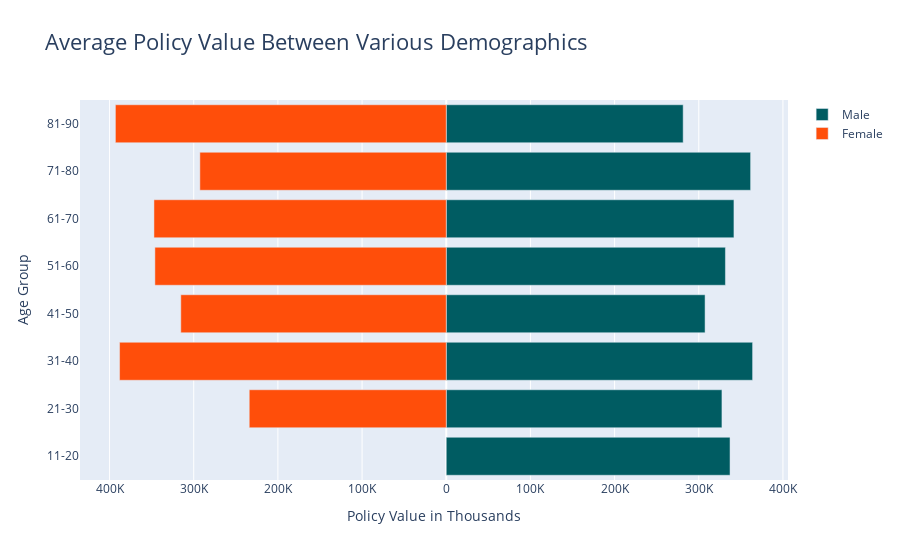

Notebook source saved alongside this figure:
### Markdown cell above
## Q5: The Managing Director of Pru Wealth needs to see how policy value differs between other variables in the database (e.g. customer demographics) . They don't have time to read a report, so have asked for a cool visualisation that tells a story.

Visualise something cool, tell us a story! You can use packages like Matplotlib, Seaborn or Plotly.Tell us why you chose to visualise the data in this way and how it can be used from a business perspective.

### Code cell
# Insert your answer below: 

import numpy as np
import pandas as pd
import sqlite3
import plotly.graph_objects as gp

Customer_Table = pd.read_sql('SELECT * FROM Customer_Table', conn)
Policy_Table = pd.read_sql('SELECT * FROM Policy_Table', conn)
Fund_Table = pd.read_sql('SELECT * FROM Fund_Table', conn)

# Establish DB connection
conn = sqlite3.connect('Prudential_Data.db')

df_policy = pd.DataFrame(Policy_Table)
df_cust = pd.DataFrame(Customer_Table)

# Outer Join to Merge Tables
df = pd.merge(df_policy,df_cust,on='Customer ID',how='outer')

#print(df.describe())

conditions = [
            (df['Age'] < 11), (df['Age'] < 21), (df['Age'] < 31), (df['Age'] < 41),
            (df['Age'] < 51), (df['Age'] < 61), (df['Age'] < 71), (df['Age'] < 81),
            (df['Age'] < 91), (df['Age'] < 101), (df['Age'] > 100)
            ]

categories = ['0-10', '11-20', '21-30','31-40', 
              '41-50', '51-60', '61-70', '71-80',
              '81-90', '91-100', '>100']

df['Age_Cat'] = np.select(condlist=conditions, choicelist=categories)

df = df.groupby(['Age_Cat','Gender']).mean().squeeze().unstack().reset_index()
df = df[['Age_Cat', 'Policy Value']]

df = df.round(decimals=0)

df.columns = ['Age_Category', 'Avg_Policy_Value_Female', 'Avg_Policy_Value_Male']

print (df)
print (df.describe().round(decimals=0))

data = df

y_age = data['Age_Category']
x_M = data['Avg_Policy_Value_Male']
x_F = data['Avg_Policy_Value_Female'] * -1

# Creating instance of the figure
fig = gp.Figure()

# Adding Male data to the figure
fig.add_trace(gp.Bar(y = y_age, x = x_M, name = 'Male', orientation = 'h', marker_color = "rgb(0, 92, 98)"))

# Adding Female data to the figure
fig.add_trace(gp.Bar(y = y_age, x = x_F, name = 'Female', orientation = 'h', marker_color = "rgb(258, 78, 10)"))

# Updating the layout for our graph
fig.update_layout(
    title = 'Average Policy Value Between Various Demographics',
    title_font_size = 22, 
    barmode = 'relative', 
    bargap = 0.2,
    bargroupgap = 0, 
    xaxis = dict(tickvals = [-400000, -300000, -200000, -100000, 0, 100000, 200000, 300000, 400000],
    ticktext = ['400K', '300K', '200K', '100K', '0','100K', '200K', '300K', '400K'],
    title = 'Policy Value in Thousands',
    title_font_size = 14),
    yaxis={'title': 'Age Group'})

fig.show()

## COMMENTS ##

# This gives us both of the demographic variables in single chart to analysis Policy Value
# It is easy to compare average policy value for males at a certain age with the corresponding figures for female
# There is equal distribution of policy value across all ages for males while the same is not true for females.
# Policy Value is lowest for females under 30
# There can be a huge potential among under 30 females in order to get more poicies
# Average policy value for females over 80 is 40% more than males of this age

### Figure 1 — Plotly figure (JSON) as saved in the notebook; plotly's stock layout.template omitted (floating-point values rounded to 4 significant figures)
{"data": [{"marker": {"color": "rgb(0, 92, 98)"}, "name": "Male", "orientation": "h", "type": "bar", "x": [337144, 327515, 363942, 307479, 331668, 341776, 361578, 281456], "y": ["11-20", "21-30", "31-40", "41-50", "51-60", "61-70", "71-80", "81-90"]}, {"marker": {"color": "rgb(258, 78, 10)"}, "name": "Female", "orientation": "h", "type": "bar", "x": [null, -234054, -388100, -315360, -346132, -347252, -292706, -393051], "y": ["11-20", "21-30", "31-40", "41-50", "51-60", "61-70", "71-80", "81-90"]}], "layout": {"bargap": 0.2, "bargroupgap": 0, "barmode": "relative", "title": {"font": {"size": 22}, "text": "Average Policy Value Between Various Demographics"}, "xaxis": {"ticktext": ["400K", "300K", "200K", "100K", "0", "100K", "200K", "300K", "400K"], "tickvals": [-400000, -300000, -200000, -100000, 0, 100000, 200000, 300000, 400000], "title": {"font": {"size": 14}, "text": "Policy Value in Thousands"}}, "yaxis": {"title": {"text": "Age Group"}}}}
